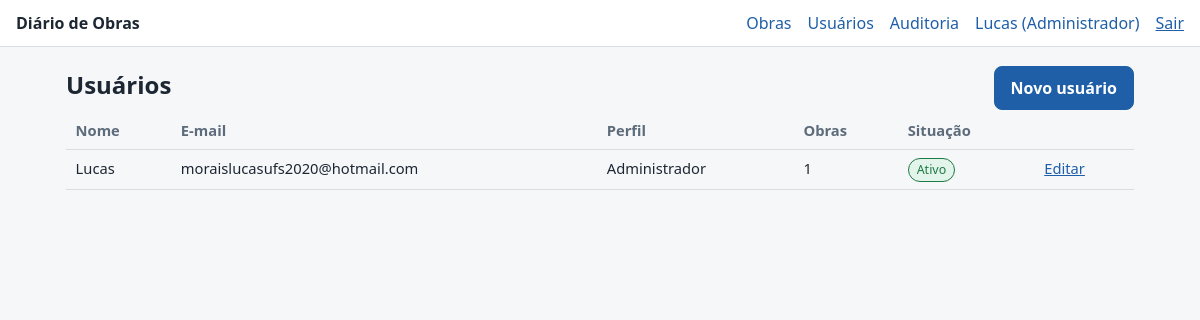
Page /admin/usuarios (signed in) on the committed database.
### tables this page shows
CREATE TABLE users (
  id INTEGER PRIMARY KEY AUTOINCREMENT,
  nome TEXT NOT NULL,
  email TEXT NOT NULL UNIQUE,
  senha_hash TEXT NOT NULL,
  perfil TEXT NOT NULL CHECK (perfil IN ('admin','gestor','campo')),
  ativo INTEGER NOT NULL DEFAULT 1,
  criado_em TEXT NOT NULL
);

### diario/admin.py (the view)
@bp.get("/usuarios")
@security.perfil_required("admin")
def usuarios():
    linhas = get_db().execute(
        "SELECT u.*, (SELECT COUNT(*) FROM obra_usuarios ou WHERE ou.user_id=u.id) AS n_obras FROM users u ORDER BY u.ativo DESC, u.nome"
    ).fetchall()
    return render_template("admin_usuarios.html", usuarios=linhas)

### diario/db.py (called while the page is built)
def conectar(caminho: str) -> sqlite3.Connection:
    con = sqlite3.connect(caminho, isolation_level=None, timeout=15)
    con.row_factory = sqlite3.Row
    con.execute("PRAGMA foreign_keys = ON")
    con.execute("PRAGMA journal_mode = WAL")
    return con

def get_db() -> sqlite3.Connection:
    if "db" not in g:
        g.db = conectar(current_app.config["DATABASE"])
    return g.db

### diario/security.py (called while the page is built)
def csrf_token() -> str:
    if "_csrf" not in session:
        session["_csrf"] = secrets.token_urlsafe(32)
    return session["_csrf"]

def carregar_usuario() -> None:
    g.user = None
    uid = session.get("uid")
    if uid:
        u = get_db().execute("SELECT * FROM users WHERE id=? AND ativo=1", (uid,)).fetchone()
        if u:
            g.user = u
        else:
            session.clear()

def login_required(view):
    @wraps(view)
    def wrapped(*a, **kw):
        if g.user is None:
            return redirect(url_for("auth.login", next=request.path))
        return view(*a, **kw)
    return wrapped

def perfil_required(*perfis):
    def deco(view):
        @wraps(view)
        @login_required
        def wrapped(*a, **kw):
            if g.user["perfil"] not in perfis:
                abort(403)
            return view(*a, **kw)
        return wrapped
    return deco

### diario/utils.py (called while the page is built)
def tz():
    nome = current_app.config.get("TZ", "America/Bahia")
    try:
        from zoneinfo import ZoneInfo
        return ZoneInfo(nome)
    except Exception:  # sem base de fusos instalada (ex.: Windows sem tzdata)
        return timezone(timedelta(hours=-3))

def hoje_local() -> date:
    return datetime.now(tz()).date()

### diario/templates/admin_usuarios.html (shortened to what this page needs)
{% extends 'base.html' %}
{% block conteudo %}
<div class="barra"><h1>Usuários</h1><a class="botao" href="{{ url_for('admin.usuario') }}">Novo usuário</a></div>
<div class="tabela-rolagem"><table>
  <thead><tr><th>Nome</th><th>E-mail</th><th>Perfil</th><th>Obras</th><th>Situação</th><th></th></tr></thead><tbody>
  {% for u in usuarios %}<tr><td>{{ u.nome }}</td><td>{{ u.email }}</td><td>{{ R.perfil[u.perfil] }}</td><td>{{ u.n_obras }}</td>
    <td>{% if u.ativo %}<span class="badge badge-ok">Ativo</span>{% else %}<span class="badge">Inativo</span>{% endif %}</td>
    <td><a href="{{ url_for('admin.usuario', uid=u.id) }}">Editar</a></td></tr>{% endfor %}</tbody></table></div>
{% endblock %}

### diario/templates/base.html (shortened to what this page needs)
{% from '_macros.html' import csrf with context %}
<!doctype html>
<html lang="pt-BR">
<head>
  <link rel="stylesheet" href="{{ url_for('static', filename='css/app.css') }}">
</head>
<body {% block bodyattrs %}{% endblock %}>
<header class="topo">
  <a class="marca" href="{{ url_for('obras.lista') if usuario else url_for('auth.login') }}">Diário de Obras</a>
  {% if usuario %}
  <nav class="topo-nav" aria-label="Principal">
    <a href="{{ url_for('obras.lista') }}">Obras</a>
    {% if usuario.perfil == 'admin' %}
      <a href="{{ url_for('admin.usuarios') }}">Usuários</a>
      <a href="{{ url_for('admin.auditoria') }}">Auditoria</a>
    {% endif %}
    <a href="{{ url_for('auth.trocar_senha') }}">{{ usuario.nome.split(' ')[0] }} ({{ R.perfil[usuario.perfil] }})</a>
    <form method="post" action="{{ url_for('auth.logout') }}" class="inline">{{ csrf() }}<button class="link" type="submit">Sair</button></form>
  </nav>
  {% endif %}
</header>
<main id="conteudo" class="conteudo">
  {% block conteudo %}{% endblock %}
</main>
</body>
</html>

### diario/static/css/app.css (style rules this page uses)
:root { --bg:#f6f7f9;--card:#fff;--tx:#1d2733;--mut:#5d6b7a;--bd:#d9dee5;--pri:#1f5fa8;--pri-tx:#fff;--ok:#1e7a46;--ok-bg:#e3f4ea;--av:#8a5a00;--av-bg:#fdf1d6;--er:#a52a2a;--er-bg:#fbe4e4;--sel:#1f5fa8 }
* { box-sizing:border-box }
body { margin:0;background:var(--bg);color:var(--tx);font:16px/1.5 system-ui,-apple-system,"Segoe UI",Roboto,Arial,sans-serif }
a { color:var(--pri) }
h1 { font-size:1.5rem;margin:.2rem 0 .6rem }
.topo { display:flex;flex-wrap:wrap;gap:.5rem 1.2rem;align-items:center;justify-content:space-between;padding:.7rem 1rem;background:var(--card);border-bottom:1px solid var(--bd) }
.marca { font-weight:700;text-decoration:none;color:var(--tx) }
.topo-nav { display:flex;flex-wrap:wrap;gap:.4rem 1rem;align-items:center }
.topo-nav a { text-decoration:none }
.conteudo { max-width:1100px;margin:0 auto;padding:1rem }
form.inline { display:inline }
button.link { background:none;border:0;color:var(--pri);cursor:pointer;font:inherit;padding:0;text-decoration:underline }
.barra { display:flex;flex-wrap:wrap;gap:.6rem;align-items:center;justify-content:space-between }
.botao { display:inline-block;background:var(--pri);color:var(--pri-tx);border:1px solid var(--pri);border-radius:8px;padding:.55rem 1rem;font:inherit;font-weight:600;text-decoration:none;cursor:pointer }
.badge { display:inline-block;font-size:.78rem;padding:.1rem .5rem;border-radius:999px;border:1px solid var(--bd);color:var(--mut);vertical-align:middle }
.badge-ok { background:var(--ok-bg);color:var(--ok);border-color:var(--ok) }
.tabela-rolagem { overflow-x:auto }
table { border-collapse:collapse;width:100%;font-size:.92rem }
th,td { text-align:left;padding:.45rem .6rem;border-bottom:1px solid var(--bd);vertical-align:top }
th { color:var(--mut);font-weight:600;white-space:nowrap }

### rows in the picture
users: nome "Lucas", perfil "Administrador", email "moraislucasufs2020@hotmail.com", n_obras "1", ativo "Ativo"
